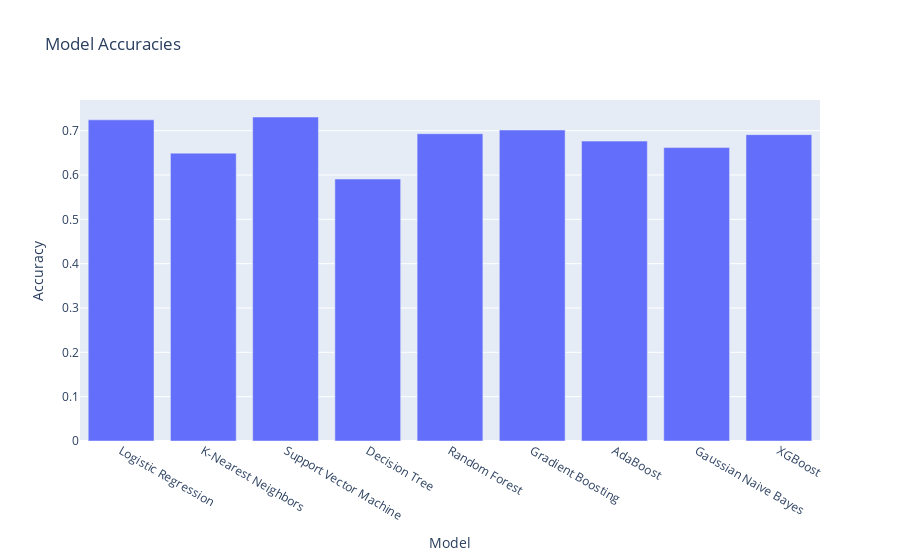

Here is the notebook cell this chart was saved with:
### Markdown cell above
# 모델 훈련

### Code cell
# Dictionary of classification models
classification_models = {
    "Logistic Regression": LogisticRegression(),
    "K-Nearest Neighbors": KNeighborsClassifier(),
    "Support Vector Machine": SVC(),
    "Decision Tree": DecisionTreeClassifier(),
    "Random Forest": RandomForestClassifier(),
    "Gradient Boosting": GradientBoostingClassifier(),
    "AdaBoost": AdaBoostClassifier(),
    "Gaussian Naive Bayes": GaussianNB(),
    "XGBoost": XGBClassifier(),
}

model_names = []
accuracies = []

# Train and evaluate each model
for name, clf in classification_models.items():
    clf.fit(X_train_en, y_train)
    score = clf.score(X_test_en, y_test)
    model_names.append(name)
    accuracies.append(score)
    print(f"{name} accuracy: {score:.2f}")

# Create a DataFrame for model accuracies
df_models = pd.DataFrame({'Model': model_names, 'Accuracy': accuracies})

# Plot model accuracies using Plotly
fig = px.bar(df_models, x='Model', y='Accuracy', title='Model Accuracies')
fig.show()

### Figure 1 — Plotly figure (JSON) as saved in the notebook; plotly's stock layout.template omitted (floating-point values rounded to 4 significant figures)
{"data": [{"alignmentgroup": "True", "hovertemplate": "Model=%{x}<br>Accuracy=%{y}<extra></extra>", "legendgroup": "", "marker": {"color": "#636efa", "pattern": {"shape": ""}}, "name": "", "offsetgroup": "", "orientation": "v", "showlegend": false, "textposition": "auto", "type": "bar", "x": ["Logistic Regression", "K-Nearest Neighbors", "Support Vector Machine", "Decision Tree", "Random Forest", "Gradient Boosting", "AdaBoost", "Gaussian Naive Bayes", "XGBoost"], "xaxis": "x", "y": [0.7244, 0.6493, 0.7307, 0.5908, 0.6931, 0.7015, 0.6764, 0.6618, 0.691], "yaxis": "y"}], "layout": {"barmode": "relative", "legend": {"tracegroupgap": 0}, "title": {"text": "Model Accuracies"}, "xaxis": {"anchor": "y", "domain": [0, 1], "title": {"text": "Model"}}, "yaxis": {"anchor": "x", "domain": [0, 1], "title": {"text": "Accuracy"}}}}
